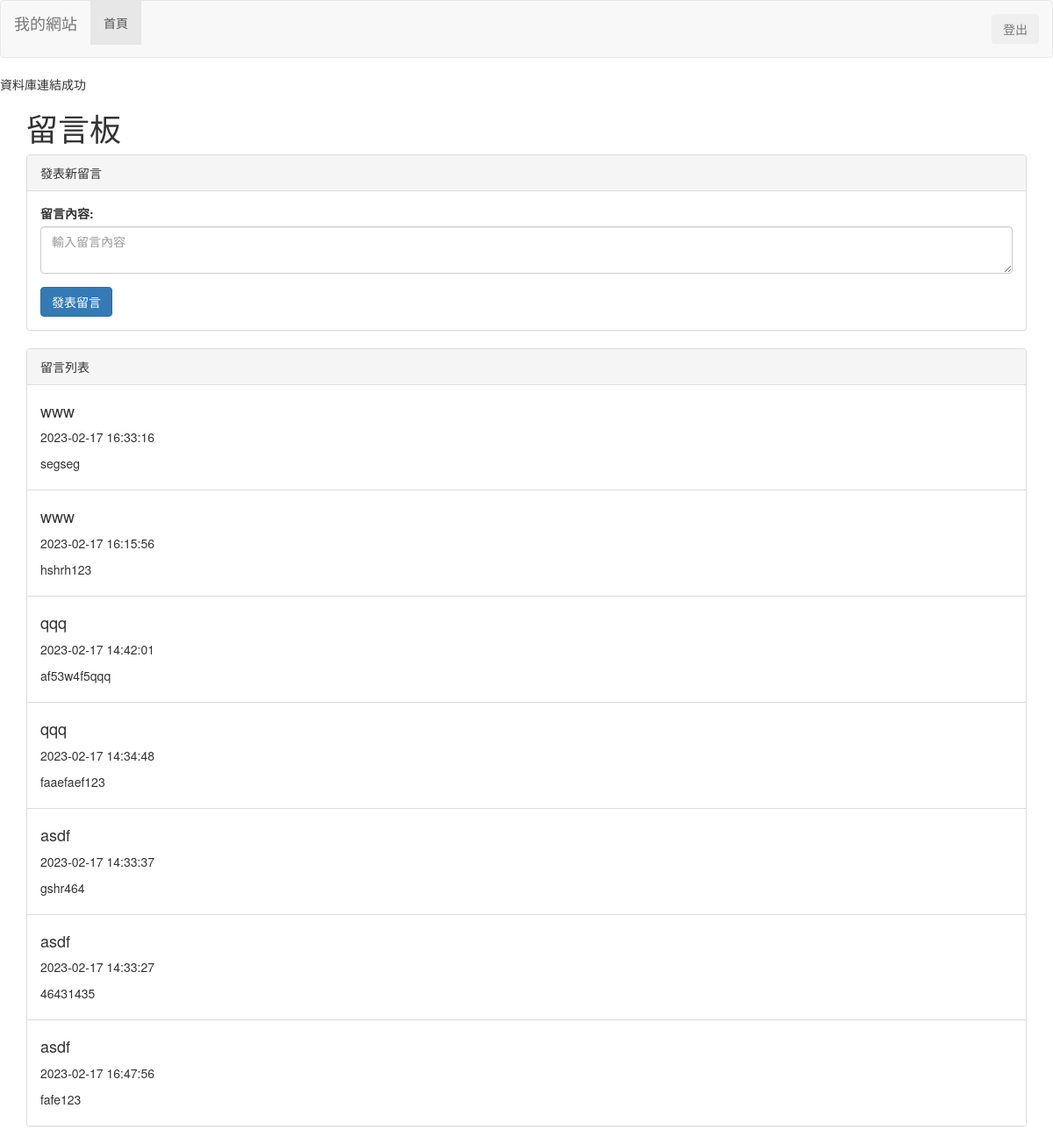
The app's page /frontend/index.php with its own data.
### tables this page shows
CREATE TABLE `message` (
  `mbr_id` int(11) NOT NULL,
  `mbr_account` varchar(10) NOT NULL,
  `content` text NOT NULL,
  `create_at` varchar(50) NOT NULL,
  `content_id` int(11) NOT NULL,
  `edit_time` varchar(50) NOT NULL
);

### frontend/index.php (the view, shortened to what this page needs)
<!DOCTYPE html>
<html lang="en">
<head>
	<link rel="stylesheet" href="https://maxcdn.bootstrapcdn.com/bootstrap/3.3.7/css/bootstrap.min.css">
</head>
<body>
	<nav class="navbar navbar-default">
		<div class="container-fluid">
			<div class="navbar-header">
				<a class="navbar-brand" href="./index.php">我的網站</a>
			</div>
			<ul class="nav navbar-nav">
				<li class="active"><a href="./index.php">首頁</a></li>
			</ul>
			<form action="../backend/log_out.php" method="POST">
			<ul class="nav navbar-nav navbar-right">
				<li><a><button class="btn btn-outline-danger" type="submit" >登出</button></a></li>
			</ul>
			</form>
		</div>
	</nav>
	<?php
	require_once("../backend/connect_db.php");
	$sql = 'SELECT * FROM message ORDER BY message.create_at DESC';
	$stmt = $db_link->prepare($sql);
	$stmt->execute();
	$comments = array();
	while ($row = $stmt->fetch(PDO::FETCH_ASSOC)) {
		$comments[] = $row;
	}
	?>
	<div class="container">
		<h1>留言板</h1>
		<div class="panel panel-default">
			<div class="panel-heading">發表新留言</div>
			<div class="panel-body">
				<form action="../backend/get_message.php" method="POST">
					<div class="form-group">
						<label for="message">留言內容:</label>
						<textarea class="form-control" name="message" placeholder="輸入留言內容"></textarea>
					</div>
					<button type="submit" class="btn btn-primary">發表留言</button>
				</form>
			</div>
		</div>
		<div class="panel panel-default">
			<div class="panel-heading">留言列表</div>
			<ul class="list-group">
					<?php foreach ($comments as $comment) { ?>
						<li class="list-group-item">
							<?php if ($_SESSION["mbr_id"] === $comment["mbr_id"]) { ?>
								<a href="../backend/del_msg.php?method=del&id=<?php echo $comment["content_id"] ?>" class="btn btn-danger mybtn">刪除</a>
								<form action="../backend/edit_msg.php" method="post">
								<input type="hidden" name="id" value="<?php echo $comment["content_id"]; ?>">
								<br>
								<button type="submit" class="btn btn-primary mybtn">編輯</button>
								<h4><?php echo $comment['mbr_account']; ?></h4>
								<p><?php echo $comment['edit_time']; ?></p>
								<textarea class="form-control" name="editedcontent"><?php echo $comment['content']; ?></textarea>
								</form>
							<?php } else {
							?>
								<h4><?php echo $comment['mbr_account']; ?></h4>
								<p><?php echo $comment['edit_time']; ?></p>
								<p><?php echo $comment['content']; ?></p>
						</li>
				<?php }
						} ?>
			</ul>
		</div>
	</div>
</body>
</html>

### backend/connect_db.php (shortened to what this page needs)
<?php
try {
    print "資料庫連結成功<br>";
} catch (PDOException $e) {
    print "資料庫連結失敗<br>";
    die();
}
?>

### records on screen
message: mbr_account "www", edit_time "2023-02-17 16:33:16", content "segseg"
message: mbr_account "www", edit_time "2023-02-17 16:15:56", content "hshrh123"
message: mbr_account "qqq", edit_time "2023-02-17 14:42:01", content "af53w4f5qqq"
message: mbr_account "qqq", edit_time "2023-02-17 14:34:48", content "faaefaef123"
message: mbr_account "asdf", edit_time "2023-02-17 14:33:37", content "gshr464"
message: mbr_account "asdf", edit_time "2023-02-17 14:33:27", content "46431435"
message: mbr_account "asdf", edit_time "2023-02-17 16:47:56", content "fafe123"
